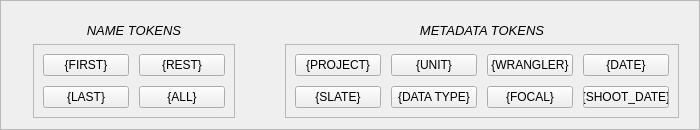
                                          <widget class="QFrame" name="frame_tokenPanel">
                                           <property name="minimumSize">
                                            <size>
                                             <width>0</width>
                                             <height>130</height>
                                            </size>
                                           </property>
                                           <property name="frameShape">
                                            <enum>QFrame::StyledPanel</enum>
                                           </property>
                                           <property name="frameShadow">
                                            <enum>QFrame::Raised</enum>
                                           </property>
                                           <layout class="QHBoxLayout" name="horizontalLayout_46">
                                            <property name="spacing">
                                             <number>10</number>
                                            </property>
                                            <property name="leftMargin">
                                             <number>32</number>
                                            </property>
                                            <property name="rightMargin">
                                             <number>20</number>
                                            </property>
                                            <item>
                                             <layout class="QVBoxLayout" name="name_token_section">
                                              <property name="spacing">
                                               <number>0</number>
                                              </property>
                                              <property name="topMargin">
                                               <number>4</number>
                                              </property>
                                              <item>
                                               <widget class="QLabel" name="label_nameTokens">
                                                <property name="font">
                                                 <font>
                                                  <family>Segoe UI</family>
                                                  <pointsize>10</pointsize>
                                                  <italic>true</italic>
                                                 </font>
                                                </property>
                                                <property name="text">
                                                 <string>NAME TOKENS</string>
                                                </property>
                                                <property name="alignment">
                                                 <set>Qt::AlignCenter</set>
                                                </property>
                                               </widget>
                                              </item>
                                              <item>
                                               <widget class="QFrame" name="name_token_frame">
                                                <property name="sizePolicy">
                                                 <sizepolicy hsizetype="Preferred" vsizetype="Fixed">
                                                  <horstretch>0</horstretch>
                                                  <verstretch>0</verstretch>
                                                 </sizepolicy>
                                                </property>
                                                <property name="minimumSize">
                                                 <size>
                                                  <width>0</width>
                                                  <height>0</height>
                                                 </size>
                                                </property>
                                                <property name="frameShape">
                                                 <enum>QFrame::StyledPanel</enum>
                                                </property>
                                                <property name="frameShadow">
                                                 <enum>QFrame::Raised</enum>
                                                </property>
                                                <layout class="QGridLayout" name="gridLayout_4">
                                                 <item row="0" column="0">
                                                  <layout class="QGridLayout" name="gridLayout_3">
                                                   <property name="spacing">
                                                    <number>10</number>
                                                   </property>
                                                   <item row="0" column="1">
                                                    <widget class="QPushButton" name="btn_token_middle">
                                                     <property name="minimumSize">
                                                      <size>
                                                       <width>86</width>
                                                       <height>22</height>
                                                      </size>
                                                     </property>
                                                     <property name="maximumSize">
                                                      <size>
                                                       <width>86</width>
                                                       <height>22</height>
                                                      </size>
                                                     </property>
                                                     <property name="text">
                                                      <string>{REST}</string>
                                                     </property>
                                                     <property name="tokenButton" stdset="0">
                                                      <bool>true</bool>
                                                     </property>
                                                    </widget>
                                                   </item>
                                                   <item row="0" column="0">
                                                    <widget class="QPushButton" name="btn_token_first">
                                                     <property name="sizePolicy">
                                                      <sizepolicy hsizetype="Fixed" vsizetype="Fixed">
                                                       <horstretch>0</horstretch>
                                                       <verstretch>0</verstretch>
                                                      </sizepolicy>
                                                     </property>
                                                     <property name="minimumSize">
                                                      <size>
                                                       <width>86</width>
                                                       <height>22</height>
                                                      </size>
                                                     </property>
                                                     <property name="maximumSize">
                                                      <size>
                                                       <width>86</width>
                                                       <height>22</height>
                                                      </size>
                                                     </property>
                                                     <property name="text">
                                                      <string>{FIRST}</string>
                                                     </property>
                                                     <property name="tokenButton" stdset="0">
                                                      <bool>true</bool>
                                                     </property>
                                                    </widget>
                                                   </item>
                                                   <item row="1" column="1">
                                                    <widget class="QPushButton" name="btn_token_all">
                                                     <property name="minimumSize">
                                                      <size>
                                                       <width>86</width>
                                                       <height>22</height>
                                                      </size>
                                                     </property>
                                                     <property name="maximumSize">
                                                      <size>
                                                       <width>86</width>
                                                       <height>22</height>
                                                      </size>
                                                     </property>
                                                     <property name="text">
                                                      <string>{ALL}</string>
                                                     </property>
                                                     <property name="tokenButton" stdset="0">
                                                      <bool>true</bool>
                                                     </property>
                                                    </widget>
                                                   </item>
                                                   <item row="1" column="0">
                                                    <widget class="QPushButton" name="btn_token_last">
                                                     <property name="sizePolicy">
                                                      <sizepolicy hsizetype="Fixed" vsizetype="Fixed">
                                                       <horstretch>0</horstretch>
                                                       <verstretch>0</verstretch>
                                                      </sizepolicy>
                                                     </property>
                                                     <property name="minimumSize">
                                                      <size>
                                                       <width>86</width>
                                                       <height>22</height>
                                                      </size>
                                                     </property>
                                                     <property name="maximumSize">
                                                      <size>
                                                       <width>86</width>
                                                       <height>22</height>
                                                      </size>
                                                     </property>
                                                     <property name="text">
                                                      <string>{LAST}</string>
                                                     </property>
                                                     <property name="tokenButton" stdset="0">
                                                      <bool>true</bool>
                                                     </property>
                                                    </widget>
                                                   </item>
                                                  </layout>
                                                 </item>
                                                </layout>
                                               </widget>
                                              </item>
                                             </layout>
                                            </item>
                                            <item>
                                             <spacer name="horizontalSpacer_8">
                                              <property name="orientation">
                                               <enum>Qt::Horizontal</enum>
                                              </property>
                                              <property name="sizeHint" stdset="0">
                                               <size>
                                                <width>40</width>
                                                <height>20</height>
                                               </size>
                                              </property>
                                             </spacer>
                                            </item>
                                            <item>
                                             <layout class="QVBoxLayout" name="metadata_token_section">
                                              <property name="spacing">
                                               <number>0</number>
                                              </property>
                                              <property name="topMargin">
                                               <number>4</number>
                                              </property>
                                              <item>
                                               <widget class="QLabel" name="label_metadataTokens">
                                                <property name="font">
                                                 <font>
                                                  <family>Segoe UI</family>
                                                  <pointsize>10</pointsize>
                                                  <italic>true</italic>
                                                 </font>
                                                </property>
                                                <property name="text">
                                                 <string>METADATA TOKENS</string>
                                                </property>
                                                <property name="alignment">
                                                 <set>Qt::AlignCenter</set>
                                                </property>
                                               </widget>
                                              </item>
                                              <item>
                                               <widget class="QFrame" name="metadata_token_frame">
                                                <property name="minimumSize">
                                                 <size>
                                                  <width>0</width>
                                                  <height>0</height>
                                                 </size>
                                                </property>
                                                <property name="frameShape">
                                                 <enum>QFrame::StyledPanel</enum>
                                                </property>
                                                <property name="frameShadow">
                                                 <enum>QFrame::Raised</enum>
                                                </property>
                                                <layout class="QGridLayout" name="gridLayout_6">
                                                 <item row="0" column="0">
                                                  <layout class="QGridLayout" name="gridLayout_5">
                                                   <property name="spacing">
                                                    <number>10</number>
                                                   </property>
                                                   <item row="0" column="0">
                                                    <widget class="QPushButton" name="btn_token_project">
                                                     <property name="sizePolicy">
                                                      <sizepolicy hsizetype="Fixed" vsizetype="Fixed">
                                                       <horstretch>0</horstretch>
                                                       <verstretch>0</verstretch>
                                                      </sizepolicy>
                                                     </property>
                                                     <property name="minimumSize">
                                                      <size>
                                                       <width>86</width>
                                                       <height>22</height>
                                                      </size>
                                                     </property>
                                                     <property name="maximumSize">
                                                      <size>
                                                       <width>86</width>
                                                       <height>22</height>
                                                      </size>
                                                     </property>
                                                     <property name="text">
                                                      <string>{PROJECT}</string>
                                                     </property>
                                                     <property name="tokenButton" stdset="0">
                                                      <bool>true</bool>
                                                     </property>
                                                    </widget>
                                                   </item>
                                                   <item row="0" column="1">
                                                    <widget class="QPushButton" name="btn_token_unit">
                                                     <property name="sizePolicy">
                                                      <sizepolicy hsizetype="Fixed" vsizetype="Fixed">
                                                       <horstretch>0</horstretch>
                                                       <verstretch>0</verstretch>
                                                      </sizepolicy>
                                                     </property>
                                                     <property name="minimumSize">
                                                      <size>
                                                       <width>86</width>
                                                       <height>22</height>
                                                      </size>
                                                     </property>
                                                     <property name="maximumSize">
                                                      <size>
                                                       <width>86</width>
                                                       <height>22</height>
                                                      </size>
                                                     </property>
                                                     <property name="text">
                                                      <string>{UNIT}</string>
                                                     </property>
                                                     <property name="tokenButton" stdset="0">
                                                      <bool>true</bool>
                                                     </property>
                                                    </widget>
                                                   </item>
                                                   <item row="0" column="3">
                                                    <widget class="QPushButton" name="btn_token_date">
                                                     <property name="sizePolicy">
                                                      <sizepolicy hsizetype="Fixed" vsizetype="Fixed">
                                                       <horstretch>0</horstretch>
                                                       <verstretch>0</verstretch>
                                                      </sizepolicy>
                                                     </property>
                                                     <property name="minimumSize">
                                                      <size>
                                                       <width>86</width>
                                                       <height>22</height>
                                                      </size>
                                                     </property>
                                                     <property name="maximumSize">
                                                      <size>
                                                       <width>86</width>
                                                       <height>22</height>
                                                      </size>
                                                     </property>
                                                     <property name="text">
                                                      <string>{DATE}</string>
                                                     </property>
                                                     <property name="tokenButton" stdset="0">
                                                      <bool>true</bool>
                                                     </property>
                                                    </widget>
                                                   </item>
                                                   <item row="0" column="2">
                                                    <widget class="QPushButton" name="btn_token_wrangler">
                                                     <property name="sizePolicy">
                                                      <sizepolicy hsizetype="Fixed" vsizetype="Fixed">
                                                       <horstretch>0</horstretch>
                                                       <verstretch>0</verstretch>
                                                      </sizepolicy>
                                                     </property>
                                                     <property name="minimumSize">
                                                      <size>
                                                       <width>86</width>
                                                       <height>22</height>
                                                      </size>
                                                     </property>
                                                     <property name="maximumSize">
                                                      <size>
                                                       <width>86</width>
                                                       <height>22</height>
                                                      </size>
                                                     </property>
                                                     <property name="text">
                                                      <string>{WRANGLER}</string>
                                                     </property>
                                                     <property name="tokenButton" stdset="0">
                                                      <bool>true</bool>
                                                     </property>
                                                    </widget>
                                                   </item>
                                                   <item row="2" column="0">
                                                    <widget class="QPushButton" name="btn_token_slate">
                                                     <property name="sizePolicy">
                                                      <sizepolicy hsizetype="Fixed" vsizetype="Fixed">
                                                       <horstretch>0</horstretch>
                                                       <verstretch>0</verstretch>
                                                      </sizepolicy>
                                                     </property>
                                                     <property name="minimumSize">
                                                      <size>
                                                       <width>86</width>
                                                       <height>22</height>
                                                      </size>
                                                     </property>
                                                     <property name="maximumSize">
                                                      <size>
                                                       <width>86</width>
                                                       <height>22</height>
                                                      </size>
                                                     </property>
                                                     <property name="text">
                                                      <string>{SLATE}</string>
                                                     </property>
                                                     <property name="tokenButton" stdset="0">
                                                      <bool>true</bool>
                                                     </property>
                                                    </widget>
                                                   </item>
                                                   <item row="2" column="1">
                                                    <widget class="QPushButton" name="btn_token_data_type">
                                                     <property name="sizePolicy">
                                                      <sizepolicy hsizetype="Fixed" vsizetype="Fixed">
                                                       <horstretch>0</horstretch>
                                                       <verstretch>0</verstretch>
                                                      </sizepolicy>
                                                     </property>
                                                     <property name="minimumSize">
                                                      <size>
                                                       <width>86</width>
                                                       <height>22</height>
                                                      </size>
                                                     </property>
                                                     <property name="maximumSize">
                                                      <size>
                                                       <width>86</width>
                                                       <height>22</height>
                                                      </size>
                                                     </property>
                                                     <property name="text">
                                                      <string>{DATA TYPE}</string>
                                                     </property>
                                                     <property name="tokenButton" stdset="0">
                                                      <bool>true</bool>
                                                     </property>
                                                    </widget>
                                                   </item>
                                                   <item row="2" column="2">
                                                    <widget class="QPushButton" name="btn_token_focal">
                                                     <property name="sizePolicy">
                                                      <sizepolicy hsizetype="Fixed" vsizetype="Fixed">
                                                       <horstretch>0</horstretch>
                                                       <verstretch>0</verstretch>
                                                      </sizepolicy>
                                                     </property>
                                                     <property name="minimumSize">
                                                      <size>
                                                       <width>86</width>
                                                       <height>22</height>
                                                      </size>
                                                     </property>
                                                     <property name="maximumSize">
                                                      <size>
                                                       <width>86</width>
                                                       <height>22</height>
                                                      </size>
                                                     </property>
                                                     <property name="text">
                                                      <string>{FOCAL}</string>
                                                     </property>
                                                     <property name="tokenButton" stdset="0">
                                                      <bool>true</bool>
                                                     </property>
                                                    </widget>
                                                   </item>
                                                   <item row="2" column="3">
                                                    <widget class="QPushButton" name="btn_tokenShootDate">
                                                     <property name="sizePolicy">
                                                      <sizepolicy hsizetype="Fixed" vsizetype="Fixed">
                                                       <horstretch>0</horstretch>
                                                       <verstretch>0</verstretch>
                                                      </sizepolicy>
                                                     </property>
                                                     <property name="minimumSize">
                                                      <size>
                                                       <width>86</width>
                                                       <height>22</height>
                                                      </size>
                                                     </property>
                                                     <property name="maximumSize">
                                                      <size>
                                                       <width>86</width>
                                                       <height>22</height>
                                                      </size>
                                                     </property>
                                                     <property name="text">
                                                      <string>{SHOOT_DATE}</string>
                                                     </property>
                                                     <property name="tokenButton" stdset="0">
                                                      <bool>true</bool>
                                                     </property>
                                                    </widget>
                                                   </item>
                                                  </layout>
                                                 </item>
                                                </layout>
                                               </widget>
                                              </item>
                                             </layout>
                                            </item>
                                           </layout>
                                          </widget>
